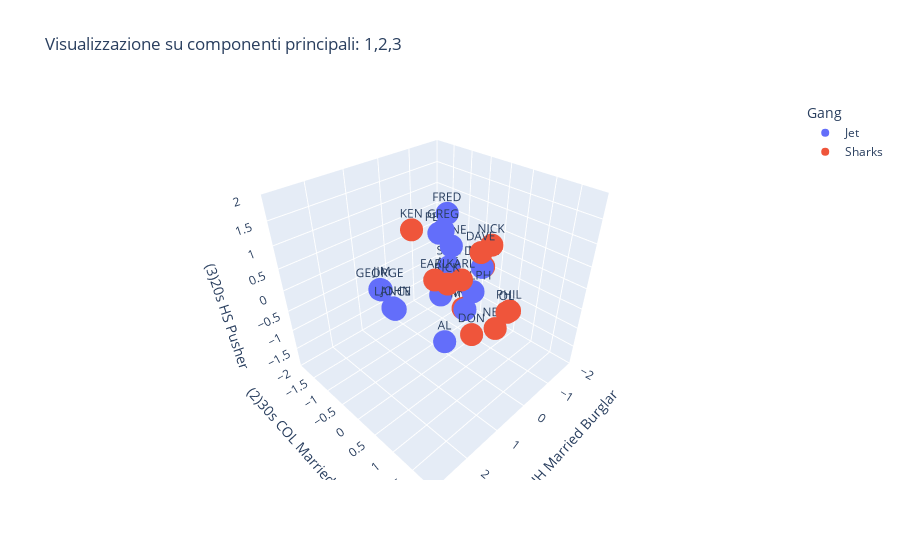

Notebook code for this chart:
### Code cell
title = "Visualizzazione su componenti principali: 1,2,3"
fig = px.scatter_3d(df_pca_noise.reset_index(),x=cod_componenti[0],y=cod_componenti[1],z=cod_componenti[2],text="Name"
                  ,range_x=(-2,3),range_y=(-2,2),range_z = (-2,2), color="Gang", title  = title)
fig.update_traces(textposition='top center')
fig.write_html(title+'.html')
fig.show()

### Figure 1 — Plotly figure (JSON) as saved in the notebook; plotly's stock layout.template omitted (floating-point values rounded to 4 significant figures)
{"data": [{"hovertemplate": "Gang=Jet<br>(1)20s JH Married Burglar=%{x}<br>(2)30s COL Married Pusher=%{y}<br>(3)20s HS Pusher=%{z}<br>Name=%{text}<extra></extra>", "legendgroup": "Jet", "marker": {"color": "#636efa", "symbol": "circle"}, "mode": "markers+text", "name": "Jet", "scene": "scene", "showlegend": true, "text": ["ART", "AL", "SAM", "CLYDE", "MIKE", "JIM", "GREG", "JOHN", "DOUG", "LANCE", "GEORGE", "PETE", "FRED", "GENE", "RALPH"], "textposition": "top center", "type": "scatter3d", "x": [-0.4142, 0.9105, -0.5059, -0.5904, -0.8004, 1.206, 0.2879, 1.374, -1.107, 1.404, 1.219, -0.7782, -0.5111, -0.2643, -0.645], "y": [-0.417, 0.5676, -0.4423, -0.743, -0.1703, -0.9293, 0.006389, -0.3602, 0.03257, -0.3945, -0.9563, -0.9594, -0.5217, -0.2092, 0.132], "z": [-0.2831, -0.7423, -0.04562, -0.9753, -1.169, -0.1724, 1.239, -0.2693, -0.07053, -0.2367, -0.1694, 0.4634, 1.161, 0.6346, -0.4535]}, {"hovertemplate": "Gang=Sharks<br>(1)20s JH Married Burglar=%{x}<br>(2)30s COL Married Pusher=%{y}<br>(3)20s HS Pusher=%{z}<br>Name=%{text}<extra></extra>", "legendgroup": "Sharks", "marker": {"color": "#EF553B", "symbol": "circle"}, "mode": "markers+text", "name": "Sharks", "scene": "scene", "showlegend": true, "text": ["PHIL", "IKE", "NICK", "DON", "NED", "KARL", "KEN", "EARL", "RICK", "OL", "NEAL", "DAVE"], "textposition": "top center", "type": "scatter3d", "x": [0.106, -0.7934, -1.018, 0.8148, -0.05729, -0.07776, 0.08998, 0.7531, 0.4239, 0.1597, -1.14, -0.2194], "y": [1.471, -0.2197, 0.2854, 1.137, 1.112, 0.2138, -1.01, 0.1794, 0.2403, 1.452, 0.04309, 0.5527], "z": [0.142, -1.158, 0.605, -0.2549, -0.5666, 0.1139, 0.7978, 0.43, 0.2341, 0.124, -0.05688, 0.8312]}], "layout": {"legend": {"title": {"text": "Gang"}, "tracegroupgap": 0}, "scene": {"domain": {"x": [0, 1], "y": [0, 1]}, "xaxis": {"range": [-2, 3], "title": {"text": "(1)20s JH Married Burglar"}}, "yaxis": {"range": [-2, 2], "title": {"text": "(2)30s COL Married Pusher"}}, "zaxis": {"range": [-2, 2], "title": {"text": "(3)20s HS Pusher"}}}, "title": {"text": "Visualizzazione su componenti principali: 1,2,3"}}}
